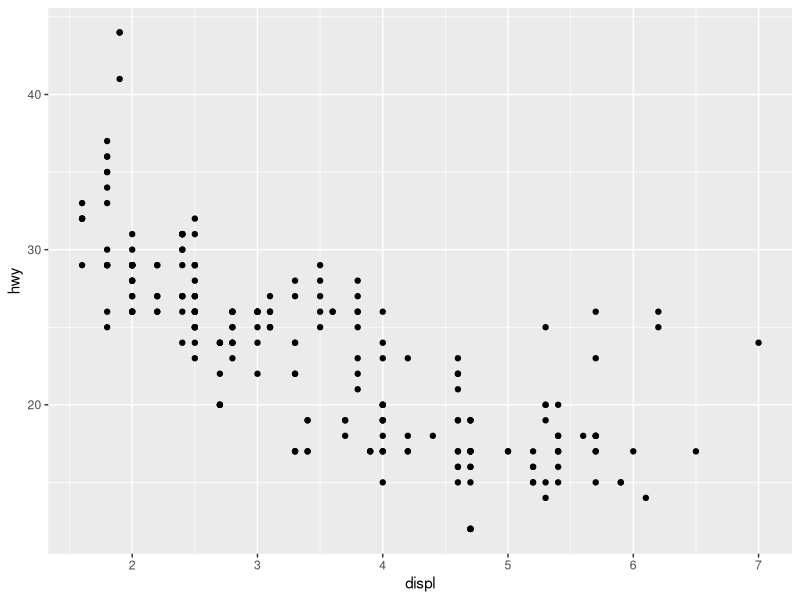
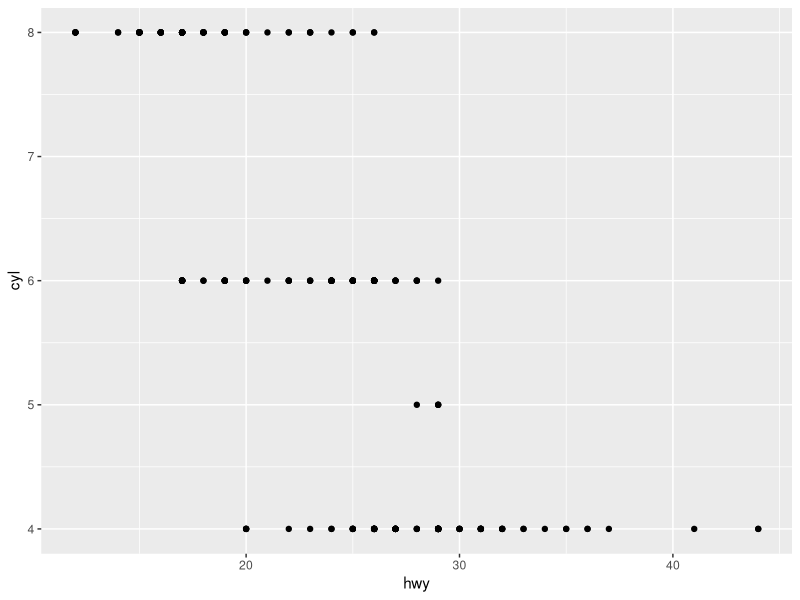
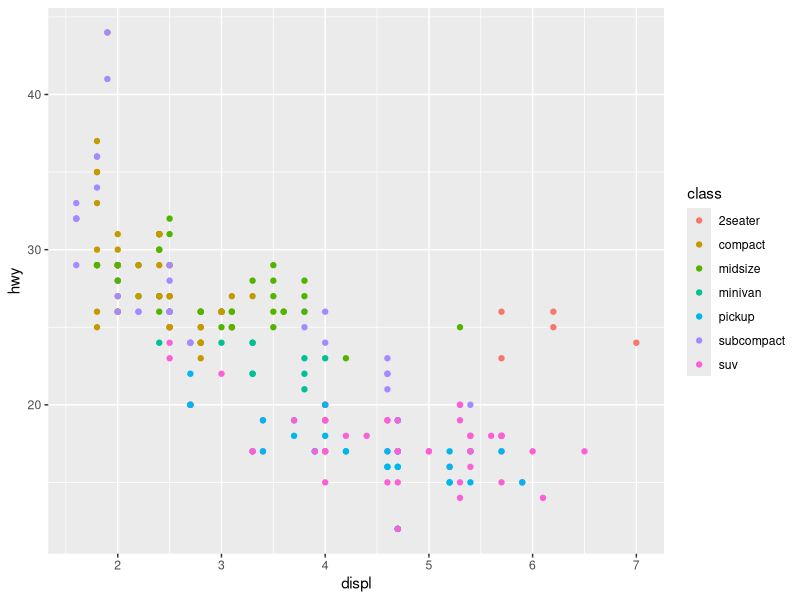
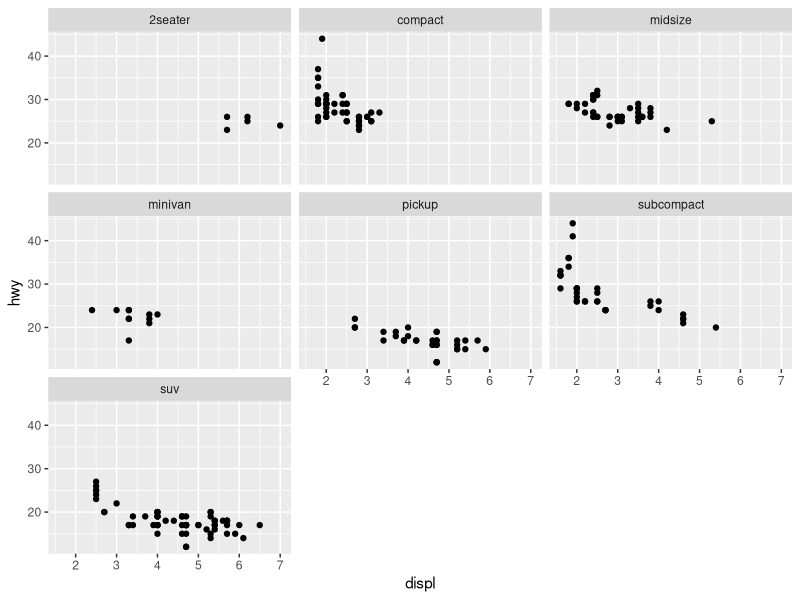
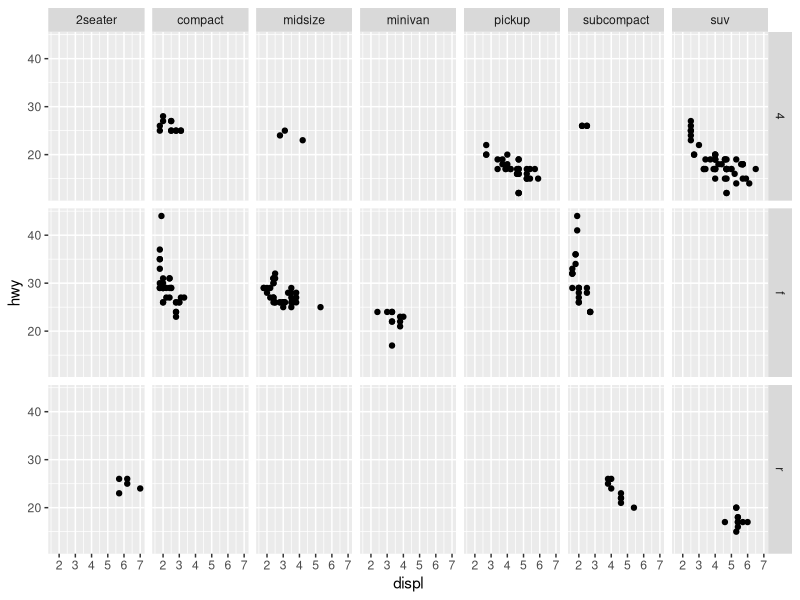
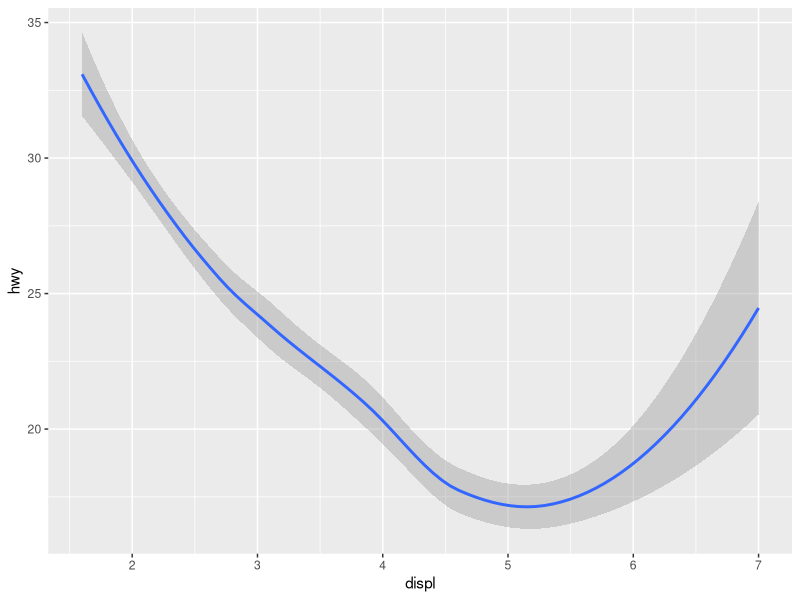
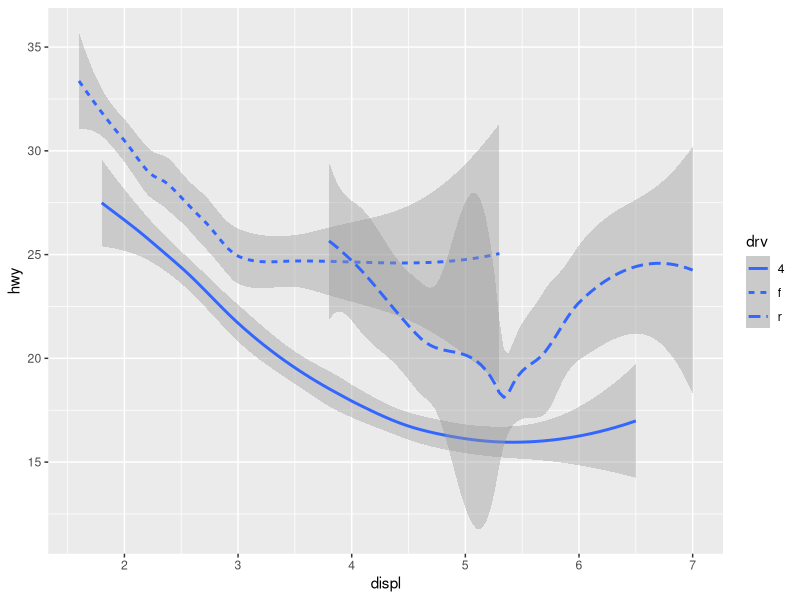
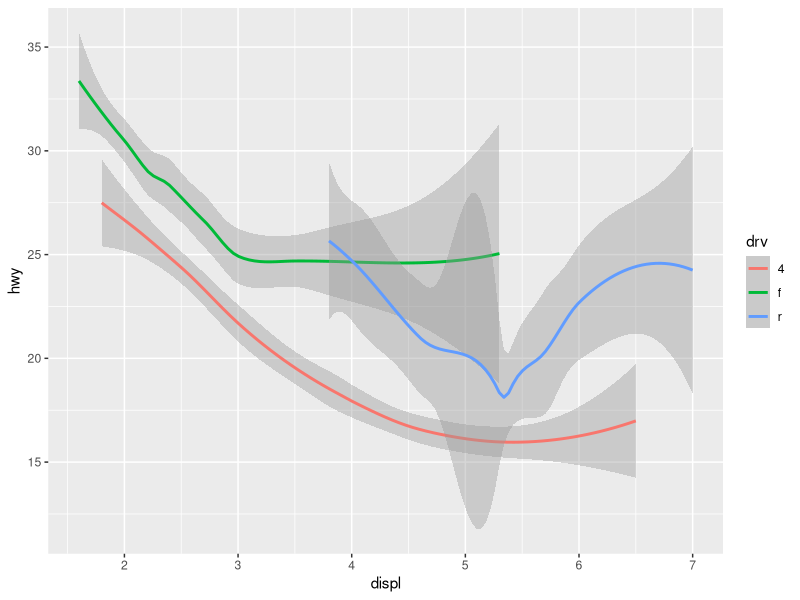

Recreate these plots in R, in order.
library(tidyverse)

#mpg miles per gallon dataframe
head(mpg)

# Basic scatter plot using ggplot with engine displacement vs highway miles
ggplot(data = mpg, mapping = aes(x=displ, y=hwy)) + geom_point()

# Scatter plot using ggplot with number of cylenders(cyl) vs highway miles(hwy)
ggplot(data = mpg, mapping = aes(x=hwy, y=cyl)) + geom_point()

# Scatter plot using ggplot with engine displacement vs highway miles with class as color aesthetic
ggplot(data = mpg, mapping = aes(x = displ, y = hwy, color = class)) + geom_point()

# Facet wraps, to divide the graphs into subgraphs based on some class here the argument is a Formula which
# is a data structure in R which defines which attribute to use to divide the graphs
# it is declared like ~ attribute
ggplot(data = mpg, mapping = aes(x = displ, y = hwy)) + geom_point() + facet_wrap( ~ class)

# Facet grid is used to facet the plot based on two variables.
ggplot(data = mpg, mapping = aes(x = displ, y = hwy)) + geom_point() + facet_grid(drv ~ class)

# geom_smooth is a geom to create smooth lines.
ggplot(dat = mpg, mapping = aes(x=displ, y=hwy)) + geom_smooth()

# geom_smooth also accepts aesthetics to draw different lines

ggplot(dat = mpg, mapping = aes(x=displ, y=hwy)) + geom_smooth(mapping = aes(linetype=drv))
ggplot(dat = mpg, mapping = aes(x=displ, y=hwy)) + geom_smooth(mapping = aes(color=drv))

# we can overlay geoms on top of each other to display more information

ggplot(dat = mpg, mapping = aes(x=displ, y=hwy)) + geom_point() + geom_smooth()


